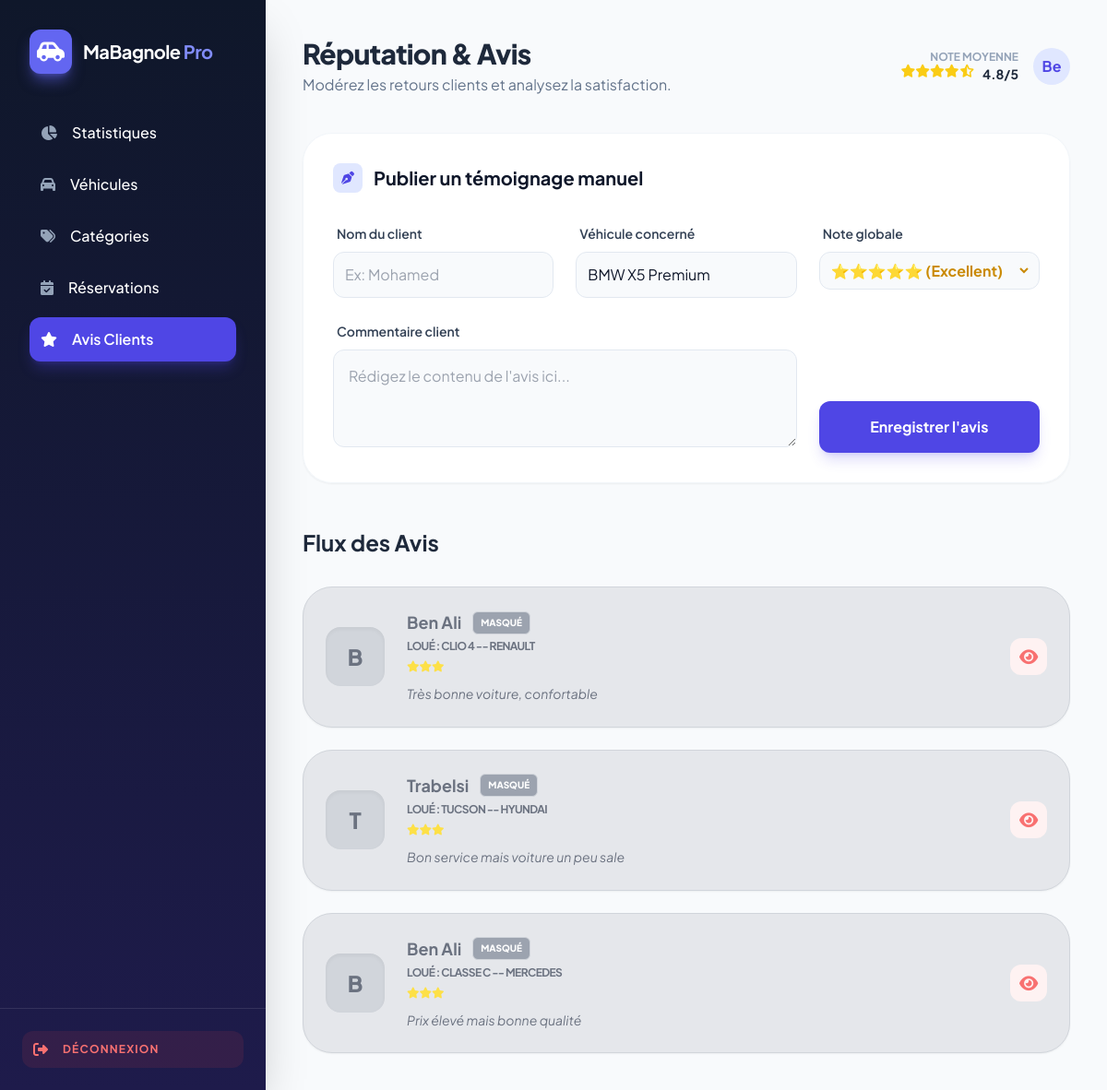
The app's page /ressources/views/admin/avis.php (signed in) with its own data.
### tables this page shows
CREATE TABLE avis (
    id_avis INT AUTO_INCREMENT PRIMARY KEY,
    note VARCHAR(10),
    content TEXT,
    dateCreation DATETIME NOT NULL DEFAULT NOW(),
    status BOOLEAN DEFAULT TRUE,
    deleted_at BOOLEAN DEFAULT FALSE,
    id_user INT,
    id_vehicule INT,
    FOREIGN KEY (id_user)
        REFERENCES users(id_user)
        ON DELETE CASCADE
        ON UPDATE CASCADE,
    FOREIGN KEY (id_vehicule)
        REFERENCES vehicules(id_vehicule)
        ON DELETE CASCADE
        ON UPDATE CASCADE
);

CREATE TABLE users (
    id_user INT AUTO_INCREMENT PRIMARY KEY,
    nom VARCHAR(100) NOT NULL,
    prenom VARCHAR(100) NOT NULL,
    role VARCHAR(50) NOT NULL,
    email VARCHAR(150) UNIQUE NOT NULL,
    password VARCHAR(255) NOT NULL,
    dateCreation DATETIME NOT NULL DEFAULT NOW()
);

CREATE TABLE vehicules (
    id_vehicule INT AUTO_INCREMENT PRIMARY KEY,
    modele VARCHAR(100) NOT NULL,
    marque TEXT NOT NULL,
    disponibilite BOOLEAN DEFAULT TRUE,
    id_categorie INT,
    FOREIGN KEY (id_categorie)
        REFERENCES categories(id_categorie)
        ON DELETE CASCADE
);

### includes/classes/Avis.php (called while the page is built, shortened)
<?php
class Avis{
    public static function afficherAvis($conn){
        $sql="SELECT a.deleted_at,a.note,a.content,u.nom,v.modele,v.marque,a.id_avis FROM avis a INNER JOIN users u ON u.id_user=a.id_user INNER JOIN vehicules v ON v.id_vehicule=a.id_vehicule";
        $stm=$conn->prepare($sql);
        $stm->execute();
        return $stm->fetchAll(PDO::FETCH_ASSOC);
    }
}
?>

### ressources/views/admin/avis.php (the view, shortened to what this page needs)
<?php
require_once '../../../includes/config.php';
require_once '../../../includes/classes/avis.php';
$avis=Avis::afficherAvis($conn);
$nom=$_SESSION['nom'];
?>
<!DOCTYPE html>
<html lang="fr">
<head>
    <script src="https://cdn.tailwindcss.com"></script>
    <link href="https://cdnjs.cloudflare.com/ajax/libs/font-awesome/6.4.0/css/all.min.css" rel="stylesheet">
</head>
<body class="bg-[#f8fafc] flex min-h-screen text-slate-900">
<aside class="w-72 sidebar-gradient text-white flex flex-col shadow-2xl overflow-hidden sticky top-0 h-screen">
    <div class="p-8">
        <div class="flex items-center gap-3 mb-10">
            <div class="bg-indigo-500 p-2 rounded-xl shadow-lg shadow-indigo-500/50">
                <i class="fas fa-car-side text-2xl"></i>
            </div>
            <span class="text-xl font-bold tracking-tight">MaBagnole <span class="text-indigo-400">Pro</span></span>
        </div>
        <nav class="space-y-2">
            <a href="Statistiques.php" class="flex items-center gap-4 p-3 rounded-xl transition-all duration-200 hover:bg-white/10 group">
                <i class="fas fa-chart-pie text-slate-400 group-hover:text-indigo-400"></i>
                <span class="font-medium">Statistiques</span>
            </a>
            <a href="vehicules.php" class="flex items-center gap-4 p-3 rounded-xl transition-all duration-200 hover:bg-white/10 group">
                <i class="fas fa-car text-slate-400 group-hover:text-indigo-400"></i>
                <span class="font-medium">Véhicules</span>
            </a>
            <a href="categories.php" class="flex items-center gap-4 p-3 rounded-xl transition-all duration-200 hover:bg-white/10 group">
                <i class="fas fa-tags text-slate-400 group-hover:text-indigo-400"></i>
                <span class="font-medium">Catégories</span>
            </a>
            <a href="reservations.php" class="flex items-center gap-4 p-3 rounded-xl transition-all duration-200 hover:bg-white/10 group">
                <i class="fas fa-calendar-check text-slate-400 group-hover:text-indigo-400"></i>
                <span class="font-medium">Réservations</span>
            </a>
            <a href="avis.php" class="flex items-center gap-4 p-3 rounded-xl bg-indigo-600 shadow-lg shadow-indigo-600/30 font-semibold">
                <i class="fas fa-star text-white"></i>
                <span>Avis Clients</span>
            </a>
        </nav>
    </div>
    <div class="mt-auto p-6 border-t border-white/10">
        <a href="../auth/logout.php">
               <button class="flex items-center gap-4 w-full p-3 rounded-xl bg-red-500/10 text-red-400 hover:bg-red-500 hover:text-white transition-all duration-300">
            <i class="fas fa-sign-out-alt"></i>
            <span class="font-bold uppercase text-xs tracking-widest">Déconnexion</span>
        </button>
        </a>
    </div>
</aside>
<main class="flex-1 p-10 overflow-y-auto">
    <header class="flex justify-between items-center mb-10">
        <div>
            <h2 class="text-3xl font-extrabold text-slate-800 tracking-tight">Réputation & Avis</h2>
            <p class="text-slate-500 mt-1">Modérez les retours clients et analysez la satisfaction.</p>
        </div>
        <div class="flex items-center gap-4">
            <div class="flex flex-col items-end">
                <span class="text-xs font-bold text-slate-400 uppercase">Note Moyenne</span>
                <div class="flex text-yellow-400 text-sm">
                    <i class="fas fa-star"></i><i class="fas fa-star"></i><i class="fas fa-star"></i><i class="fas fa-star"></i><i class="fas fa-star-half-alt"></i>
                    <span class="ml-2 text-slate-800 font-bold">4.8/5</span>
                </div>
            </div>
              <button class="w-10 h-10 rounded-full bg-indigo-100 text-indigo-600 font-bold"><?= $nom[0].$nom[1]  ?></button>
        </div>
    </header>
    <section class="glass-card p-8 rounded-[2rem] shadow-sm mb-12 relative overflow-hidden border border-slate-100">
        <h3 class="text-xl font-bold mb-8 flex items-center gap-3">
            <span class="bg-indigo-100 text-indigo-600 w-8 h-8 rounded-lg flex items-center justify-center">
                <i class="fas fa-pen-nib text-sm"></i>
            </span>
            Publier un témoignage manuel
        </h3>
        <form class="grid grid-cols-1 md:grid-cols-3 gap-6 relative z-10">
            <div class="space-y-2">
                <label class="text-sm font-semibold text-slate-700 ml-1">Nom du client</label>
                <input type="text" placeholder="Ex: Mohamed" class="w-full bg-slate-50 border border-slate-200 p-3 rounded-xl focus:ring-2 focus:ring-indigo-500 focus:bg-white outline-none transition-all">
            </div>
            <div class="space-y-2">
                <label class="text-sm font-semibold text-slate-700 ml-1">Véhicule concerné</label>
                <select class="w-full bg-slate-50 border border-slate-200 p-3 rounded-xl focus:ring-2 focus:ring-indigo-500 outline-none appearance-none cursor-pointer">
                    <option>BMW X5 Premium</option>
                </select>
            </div>
            <div class="space-y-2">
                <label class="text-sm font-semibold text-slate-700 ml-1">Note globale</label>
                <div class="flex gap-2 bg-slate-50 p-2 rounded-xl border border-slate-200">
                    <select class="w-full bg-transparent outline-none font-bold text-yellow-600">
                        <option value="5">⭐⭐⭐⭐⭐ (Excellent)</option>
                    </select>
                </div>
            </div>
            <div class="md:col-span-2 space-y-2">
                <label class="text-sm font-semibold text-slate-700 ml-1">Commentaire client</label>
                <textarea rows="3" placeholder="Rédigez le contenu de l'avis ici..." class="w-full bg-slate-50 border border-slate-200 p-4 rounded-xl focus:ring-2 focus:ring-indigo-500 focus:bg-white outline-none transition-all"></textarea>
            </div>
            <div class="flex items-end">
                <button class="w-full bg-indigo-600 text-white font-bold py-4 rounded-xl hover:bg-indigo-700 shadow-lg shadow-indigo-600/20 transition-all transform hover:-translate-y-1">
                    Enregistrer l'avis
                </button>
            </div>
        </form>
    </section>
    <h3 class="text-2xl font-bold text-slate-800 mb-8">Flux des Avis</h3>
    <div class="grid grid-cols-1 gap-6">
<?php
if(count($avis)>0){
foreach($avis as $avi){
if($avi['deleted_at']==1){
?>
        <div class="bg-white p-6 rounded-[2rem] shadow-sm border border-slate-100 hover:shadow-xl transition-all duration-300 flex flex-wrap md:flex-nowrap gap-6 items-center group">
            <div class="flex-shrink-0">
                <div class="w-16 h-16 rounded-2xl bg-indigo-50 flex items-center justify-center text-indigo-600 text-2xl font-black shadow-inner">
                    <?=  $avi['nom'][0]   ?>
                </div>
            </div>
            <div class="flex-1">
                <div class="flex items-center gap-3 mb-1">
                    <h4 class="font-bold text-lg text-slate-800"><?= $avi['nom'] ?></h4>
                    <span class="bg-emerald-50 text-emerald-600 text-[10px] font-black px-2 py-1 rounded-md border border-emerald-100">VISIBLE</span>
                </div>
                <p class="text-xs font-bold text-indigo-500 uppercase tracking-tighter mb-2">Loué : <?= $avi['modele']."  -- ".$avi['marque'] ?></p>
                <div class="flex text-yellow-400 text-xs mb-3">
                    <?php
if($avi['note']==1){
echo "⭐";
}elseif($avi['note']==2){
    echo "⭐⭐";
}elseif($avi['note']==3){
    echo "⭐⭐⭐";
}elseif($avi['note']==4){
    echo "⭐⭐⭐⭐";
}else{
     echo "⭐⭐⭐⭐⭐";
}
?>
                </div>
                <p class="text-slate-600 text-sm italic leading-relaxed">
                    <?=  $avi['content'] ?>
                </p>
            </div>
            <div class="flex md:flex-col gap-2 opacity-0 group-hover:opacity-100 transition-all">
                <a href="modifier_avi.php?id=<?=  $avi['id_avis'] ?>">
                    <button title="Modifier" class="w-10 h-10 flex items-center justify-center bg-slate-50 text-slate-400 rounded-xl hover:bg-indigo-600 hover:text-white transition-all">
                    <i class="fas fa-edit text-sm"></i>
                </button>
                </a>
                <a href="supprimer_avi.php?id=<?=  $avi['id_avis'] ?>">
                    <button title="Supprimer" class="w-10 h-10 flex items-center justify-center bg-red-50 text-red-400 rounded-xl hover:bg-red-500 hover:text-white transition-all">
                    <i class="fas fa-trash-alt text-sm"></i>
                </button>
                </a>
            </div>
        </div>
        <?php   }else{
        ?>
 <div class="bg-gray-200 text-gray-400 p-6 rounded-[2rem] shadow-sm border border-gray-300 flex flex-wrap md:flex-nowrap gap-6 items-center pointer-events-none">
    <div class="flex-shrink-0">
        <div class="w-16 h-16 rounded-2xl bg-gray-300 flex items-center justify-center text-gray-500 text-2xl font-black shadow-inner">
            <?= $avi['nom'][0] ?>
        </div>
    </div>
    <div class="flex-1">
        <div class="flex items-center gap-3 mb-1">
            <h4 class="font-bold text-gray-500 text-lg"><?= $avi['nom'] ?></h4>
            <span class="bg-gray-400 text-white text-[10px] font-black px-2 py-1 rounded-md border border-gray-300">MASQUÉ</span>
        </div>
        <p class="text-xs font-bold text-gray-500 uppercase tracking-tighter mb-2">
            Loué : <?= $avi['modele']."  --  ".$avi['marque'] ?>
        </p>
        <div class="flex text-yellow-300 text-xs mb-3">
            <i class="fas fa-star"></i><i class="fas fa-star"></i><i class="fas fa-star"></i>
        </div>
        <p class="text-gray-500 text-sm italic leading-relaxed">
            <?= $avi['content'] ?>
        </p>
    </div>
    <div class="flex md:flex-col gap-2 opacity-100 pointer-events-auto">
        <a href="récuperer_avi.php?id=<?=  $avi['id_avis'] ?>">
               <button title="Supprimer" class="w-10 h-10 flex items-center justify-center bg-red-50 text-red-400 rounded-xl hover:bg-red-500 hover:text-white transition-all">
            <i class="fas fa-eye text-lg"></i>
        </button>
        </a>
    </div>
</div>
<?php  }}  }  ?>
    </div>
</main>
</body>
</html>

### ressources/views/admin/avis.php (style rules this page uses)
body { font-family: 'Plus Jakarta Sans', sans-serif; }
.glass-card { background: rgba(255, 255, 255, 0.95); backdrop-filter: blur(10px); border: 1px solid rgba(255, 255, 255, 0.2); }
.sidebar-gradient { background: linear-gradient(180deg, #0f172a 0%, #1e1b4b 100%); }

### records on screen
avis: id_user.nom "B", id_user.nom "Ben Ali", id_vehicule.modele "CLIO 4", id_vehicule.marque "RENAULT", content "Très bonne voiture, confortable"
avis: id_user.nom "T", id_user.nom "Trabelsi", id_vehicule.modele "TUCSON", id_vehicule.marque "HYUNDAI", content "Bon service mais voiture un peu sale"
avis: id_user.nom "B", id_user.nom "Ben Ali", id_vehicule.modele "CLASSE C", id_vehicule.marque "MERCEDES", content "Prix élevé mais bonne qualité"

### other values on screen
$nom[0] "B"
$nom[1] "e"
